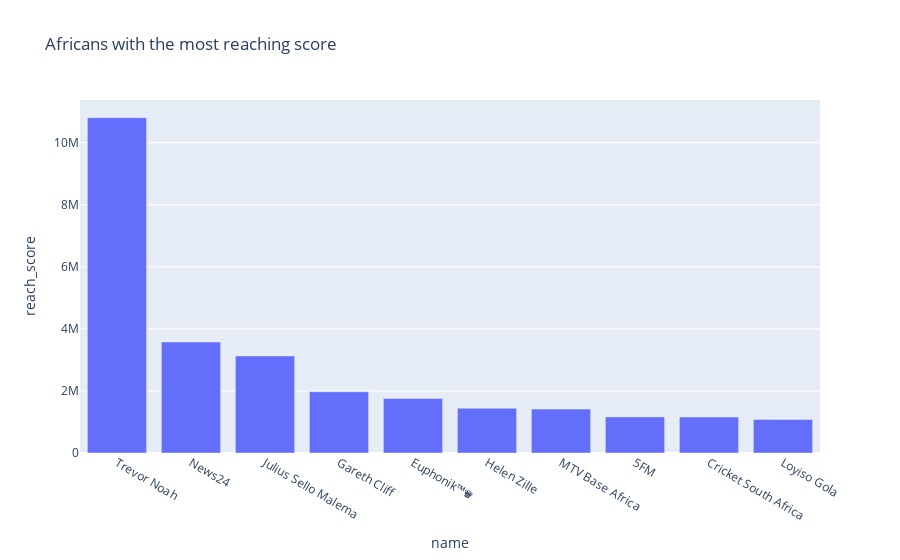

The cell this chart's notebook holds for it:
### Markdown cell above
### Bar graph showing the top 10 Africans with the most reaching score

### Code cell
hr_inf = inf.nlargest(10, ['reach_score'])
fig = px.bar(hr_inf, x=hr_inf['name'], y=hr_inf['reach_score'], title="Africans with the most reaching score")
fig.show()

### Figure 1 — Plotly figure (JSON) as saved in the notebook; plotly's stock layout.template omitted (floating-point values rounded to 4 significant figures)
{"data": [{"alignmentgroup": "True", "hovertemplate": "name=%{x}<br>reach_score=%{y}<extra></extra>", "legendgroup": "", "marker": {"color": "#636efa"}, "name": "", "offsetgroup": "", "orientation": "v", "showlegend": false, "textposition": "auto", "type": "bar", "x": ["Trevor Noah", "News24", "Julius Sello Malema", "Gareth Cliff", "Euphonik™♛", "Helen Zille", "MTV Base Africa", "5FM", "Cricket South Africa", "Loyiso Gola"], "xaxis": "x", "y": [10807400, 3576847, 3128450, 1974178, 1755178, 1440991, 1415855, 1163923, 1158199, 1081239], "yaxis": "y"}], "layout": {"barmode": "relative", "legend": {"tracegroupgap": 0}, "title": {"text": "Africans with the most reaching score"}, "xaxis": {"anchor": "y", "domain": [0, 1], "title": {"text": "name"}}, "yaxis": {"anchor": "x", "domain": [0, 1], "title": {"text": "reach_score"}}}}
